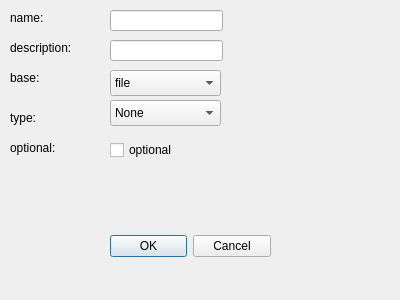
<?xml version="1.0" encoding="UTF-8"?>
<ui version="4.0">
 <class>dlg_inputs</class>
 <widget class="QDialog" name="dlg_inputs">
  <property name="geometry">
   <rect>
    <x>0</x>
    <y>0</y>
    <width>400</width>
    <height>300</height>
   </rect>
  </property>
  <property name="windowTitle">
   <string>Dialog</string>
  </property>
  <widget class="QDialogButtonBox" name="buttonBox">
   <property name="geometry">
    <rect>
     <x>110</x>
     <y>230</y>
     <width>161</width>
     <height>32</height>
    </rect>
   </property>
   <property name="orientation">
    <enum>Qt::Horizontal</enum>
   </property>
   <property name="standardButtons">
    <set>QDialogButtonBox::Cancel|QDialogButtonBox::Ok</set>
   </property>
  </widget>
  <widget class="QLineEdit" name="txt_name">
   <property name="geometry">
    <rect>
     <x>110</x>
     <y>10</y>
     <width>113</width>
     <height>21</height>
    </rect>
   </property>
  </widget>
  <widget class="QLabel" name="label">
   <property name="geometry">
    <rect>
     <x>10</x>
     <y>10</y>
     <width>60</width>
     <height>16</height>
    </rect>
   </property>
   <property name="text">
    <string>name:</string>
   </property>
  </widget>
  <widget class="QLabel" name="label_2">
   <property name="geometry">
    <rect>
     <x>10</x>
     <y>40</y>
     <width>81</width>
     <height>16</height>
    </rect>
   </property>
   <property name="text">
    <string>description:</string>
   </property>
  </widget>
  <widget class="QLabel" name="label_3">
   <property name="geometry">
    <rect>
     <x>10</x>
     <y>70</y>
     <width>41</width>
     <height>16</height>
    </rect>
   </property>
   <property name="text">
    <string>base:</string>
   </property>
  </widget>
  <widget class="QLabel" name="label_4">
   <property name="geometry">
    <rect>
     <x>10</x>
     <y>110</y>
     <width>81</width>
     <height>16</height>
    </rect>
   </property>
   <property name="text">
    <string>type:</string>
   </property>
  </widget>
  <widget class="QLabel" name="label_5">
   <property name="geometry">
    <rect>
     <x>10</x>
     <y>140</y>
     <width>81</width>
     <height>16</height>
    </rect>
   </property>
   <property name="text">
    <string>optional:</string>
   </property>
  </widget>
  <widget class="QLineEdit" name="txt_description">
   <property name="geometry">
    <rect>
     <x>110</x>
     <y>40</y>
     <width>113</width>
     <height>21</height>
    </rect>
   </property>
  </widget>
  <widget class="QComboBox" name="cbo_base">
   <property name="geometry">
    <rect>
     <x>110</x>
     <y>70</y>
     <width>111</width>
     <height>26</height>
    </rect>
   </property>
   <item>
    <property name="text">
     <string>file</string>
    </property>
   </item>
   <item>
    <property name="text">
     <string>context</string>
    </property>
   </item>
   <item>
    <property name="text">
     <string>api-key</string>
    </property>
   </item>
  </widget>
  <widget class="QComboBox" name="cbo_type">
   <property name="geometry">
    <rect>
     <x>110</x>
     <y>100</y>
     <width>111</width>
     <height>26</height>
    </rect>
   </property>
   <item>
    <property name="text">
     <string>None</string>
    </property>
   </item>
   <item>
    <property name="text">
     <string>nifti</string>
    </property>
   </item>
   <item>
    <property name="text">
     <string>dicom</string>
    </property>
   </item>
  </widget>
  <widget class="QCheckBox" name="ck_optional">
   <property name="geometry">
    <rect>
     <x>110</x>
     <y>140</y>
     <width>87</width>
     <height>20</height>
    </rect>
   </property>
   <property name="text">
    <string>optional</string>
   </property>
  </widget>
 </widget>
 <resources/>
 <connections>
  <connection>
   <sender>buttonBox</sender>
   <signal>rejected()</signal>
   <receiver>dlg_inputs</receiver>
   <slot>reject()</slot>
   <hints>
    <hint type="sourcelabel">
     <x>316</x>
     <y>260</y>
    </hint>
    <hint type="destinationlabel">
     <x>286</x>
     <y>274</y>
    </hint>
   </hints>
  </connection>
  <connection>
   <sender>buttonBox</sender>
   <signal>accepted()</signal>
   <receiver>dlg_inputs</receiver>
   <slot>accept()</slot>
   <hints>
    <hint type="sourcelabel">
     <x>190</x>
     <y>245</y>
    </hint>
    <hint type="destinationlabel">
     <x>199</x>
     <y>149</y>
    </hint>
   </hints>
  </connection>
 </connections>
</ui>
